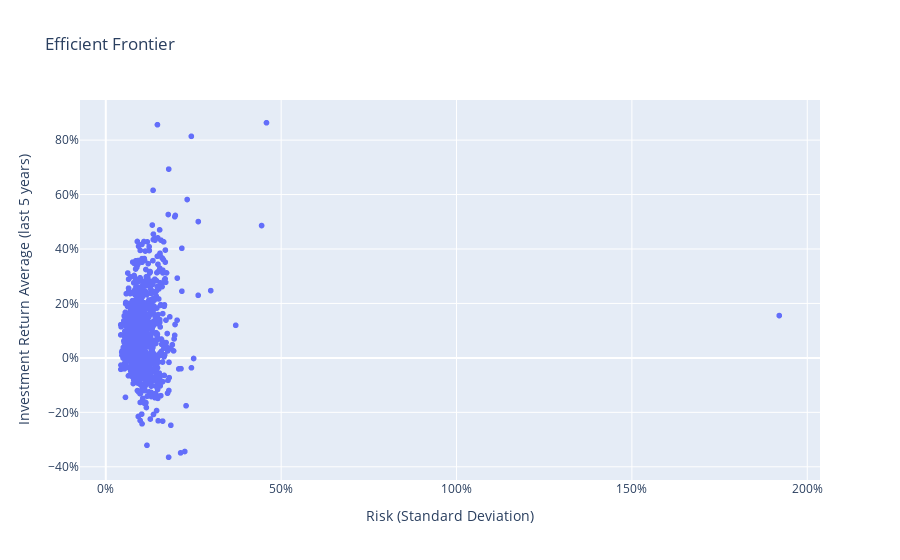

Notebook code for this chart:
### Markdown cell above
## 1. Equities: risk-return

### Code cell
df_risk_return = df_overview.sort_values(by='market_capital_euro', ascending=False)
df_risk_return = df_risk_return[['stock_ticker_symbol', 'return_rate_25y_avg', 'return_rate_5y_avg', 'return_rate_10y_avg', 'return_rate_1y_avg', 'volatility_5y']]
# Create a scatter plot
fig = px.scatter(df_risk_return, 
                 x='volatility_5y', 
                 y='return_rate_5y_avg', 
                 # text='stock_ticker_symbol',
                 title='Risk-Return Plot',
                 labels={'volatility_5y': 'Risk (Standard Deviation)',
                         'return_rate_5y_avg': 'Investment Return Average (last 5 years)'},
                 template='plotly')


# Update layout
fig.update_layout(
    title='Efficient Frontier',
    xaxis=dict(
        title='Risk (Standard Deviation)',
        tickformat='.0%',
    ),
    yaxis=dict(
        title='Investment Return Average (last 5 years)',
        tickformat='.0%',
    )
)


# Add labels to the points
fig.update_traces(textposition='top center')

# Show the plot
fig.show()

### Figure 1 — Plotly figure (JSON) as saved in the notebook; plotly's stock layout.template omitted (floating-point values rounded to 4 significant figures; data arrays with more than 128 entries replaced by an {"elided": "..."} marker saying what was removed)
{"data": [{"hovertemplate": "Risk (Standard Deviation)=%{x}<br>Investment Return Average (last 5 years)=%{y}<extra></extra>", "legendgroup": "", "marker": {"color": "#636efa", "symbol": "circle"}, "mode": "markers", "name": "", "showlegend": false, "x": {"elided": "1036 float values"}, "xaxis": "x", "y": {"elided": "1036 float values"}, "yaxis": "y", "type": "scattergl", "textposition": "top center"}], "layout": {"xaxis": {"anchor": "y", "domain": [0.0, 1.0], "title": {"text": "Risk (Standard Deviation)"}, "tickformat": ".0%"}, "yaxis": {"anchor": "x", "domain": [0.0, 1.0], "title": {"text": "Investment Return Average (last 5 years)"}, "tickformat": ".0%"}, "legend": {"tracegroupgap": 0}, "title": {"text": "Efficient Frontier"}}}
